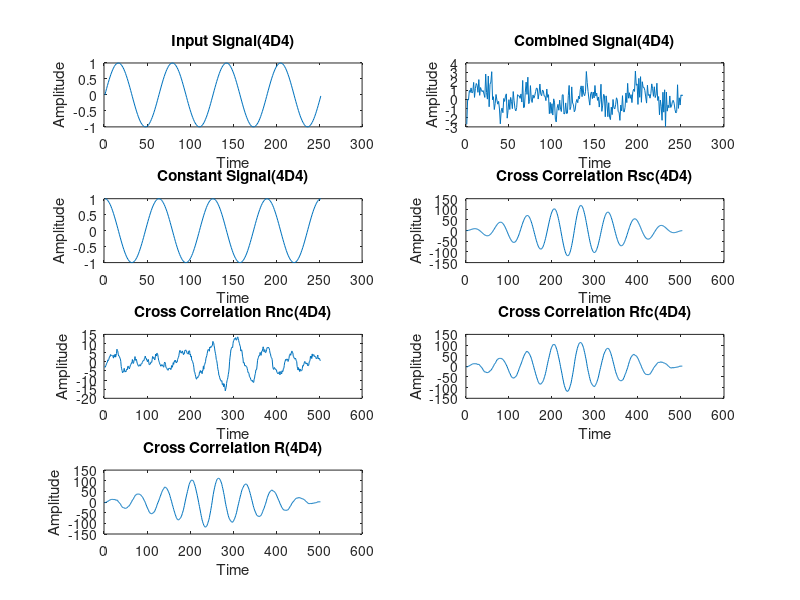

Recreate this plot in MATLAB.
close all
clear all

t = 0:0.1:8*pi;
s = sin(t);

n  = randn([1 252]);

f = s+n;

c = cos(t);

subplot(4,2,1);
plot(s);
xlabel("Time");
ylabel("Amplitude");
title("Input Signal(4D4)");

subplot(4,2,2);
plot(f);
xlabel("Time");
ylabel("Amplitude");
title("Combined Signal(4D4)");

subplot(4,2,3);
plot(c);
xlabel("Time");
ylabel("Amplitude");
title("Constant Signal(4D4)");

Rsc = xcorr(s,c);
Rnc = xcorr(n,c);
Rfc = xcorr(f,c);

R = Rsc+Rnc;

subplot(4,2,4);
plot(Rsc);
xlabel("Time");
ylabel("Amplitude");
title("Cross Correlation Rsc(4D4)");

subplot(4,2,5);
plot(Rnc);
xlabel("Time");
ylabel("Amplitude");
title("Cross Correlation Rnc(4D4)");

subplot(4,2,6);
plot(Rfc);
xlabel("Time");
ylabel("Amplitude");
title("Cross Correlation Rfc(4D4)");

subplot(4,2,7);
plot(R);
xlabel("Time");
ylabel("Amplitude");
title("Cross Correlation R(4D4)");